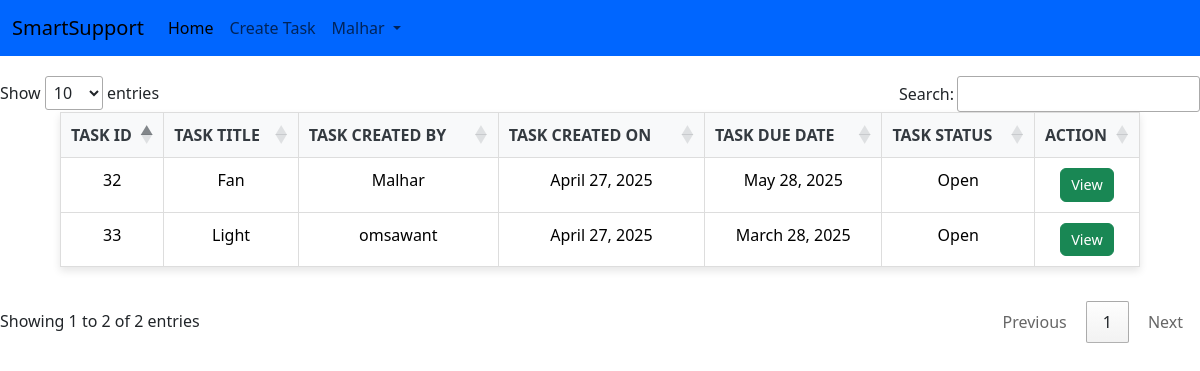
The app's page /base/ (signed in) with its own data.
### myapp/models.py (models this page shows)
class TaskDetail(models.Model):
    TASK_TITLE=models.CharField(max_length=100)
    TASK_CREATED=models.ForeignKey(User,related_name='CREATED_BY',on_delete=models.CASCADE,null=True)
    TASK_CLOSED=models.ForeignKey(User,related_name='CLOSED_BY',on_delete=models.CASCADE,null=True)
    TASK_CREATED_ON=models.DateField(auto_now_add=True,null=True)
    TASK_CLOSED_ON=models.DateField(null=True)
    TASK_DUE_DATE=models.DateField()
    TASK_DESCRIPTION=models.CharField(max_length=300)
    choice=[('Open','Open'),('Inprocess','Inprocess'),('Closed','Closed'),('Reopen','Reopen'),('Expired','Expired'),('Resolved','Resolved')]
    TASK_STATUS=models.CharField(max_length=100,choices=choice,default='Open')
    TASK_HOLDER=models.CharField(max_length=100,null=True)
    profile_image= models.ImageField(null=True,blank=True,upload_to="image/")

### myapp/views.py (the view)
# urls.py: path('', views.Basepage, name="login"),
def Basepage(request):
    if request.user.is_authenticated:
        Taskdatas=TaskDetail.objects.all()
        return render(request,'Base.html',{'Taskdatas':Taskdatas})
    else:
       messages.success(request,"You must have to login to see Task!")
       return redirect('login')

### myapp/TEMPLATES/Base.html (shortened to what this page needs)
<!doctype html>
<html lang="en">
<head>
  <link href="https://cdn.jsdelivr.net/npm/bootstrap@5.3.3/dist/css/bootstrap.min.css" rel="stylesheet"
>
</head>
<body>
  {% include 'Navbar.html'%}
  {% block content %}
  <table id="smart" class="table table-hover">
    <thead>
      <tr>
        <th scope="col">TASK ID</th>
        <th scope="col">TASK TITLE</th>
        <th scope="col">TASK CREATED BY</th>
        <th scope="col">TASK CREATED ON</th>
        <th scope="col">TASK DUE DATE</th>
        <th scope="col">TASK STATUS</th>
        <th scope="col">ACTION</th>
      </tr>
    </thead>
    <tbody>
      {% for taskdata in Taskdatas %}
      <tr>
        <td>{{taskdata.id}}</td>
        <td>{{taskdata.TASK_TITLE}}</td>
        <td>{{taskdata.TASK_CREATED}}</td>
        <td>{{taskdata.TASK_CREATED_ON}}</td>
        <td>{{taskdata.TASK_DUE_DATE}}</td>
        <td>{{taskdata.TASK_STATUS}}</td>
        <td><a href="{% url 'taskinfo' taskdata.id %}" class="btn btn-success">View</a></td>
      </tr>
      {% endfor %}
    </tbody>
  </table>
  {% endblock content %}
  <link rel="stylesheet" href="https://cdn.datatables.net/1.10.22/css/jquery.dataTables.min.css">
  <link rel="stylesheet" href="https://cdn.datatables.net/buttons/1.6.4/css/buttons.dataTables.min.css">
</body>
</html>

### myapp/TEMPLATES/Navbar.html (shortened to what this page needs)
<nav class="navbar navbar-expand-lg" style="background-color: #0066ff;">
    <div class="container-fluid">
      <a class="navbar-brand" href="#">SmartSupport</a>
      <div class="collapse navbar-collapse" id="navbarSupportedContent">
        <ul class="navbar-nav me-auto mb-2 mb-lg-0">
          <li class="nav-item">
            <a class="nav-link active" aria-current="page" href="{% url 'base' %}">Home</a>
          </li>
          {% if not request.user.is_authenticated %}
            <li class="nav-item">
              <a class="nav-link" href="{% url 'login' %}">Login</a>
            </li>
            <li class="nav-item">
              <a class="nav-link" href="{% url 'register' %}">Register</a>
            </li>
          {% else %}
            <li class="nav-item">
              <a class="nav-link" href="{% url 'taskdetails' %}">Create Task</a>
            </li>
            <li class="nav-item dropdown">
              <a class="nav-link dropdown-toggle" href="#" role="button" data-bs-toggle="dropdown" aria-expanded="false">
                {{ request.user.username|capfirst }}
              </a>
            </li>
          {% endif %}
        </ul>
      </div>
    </div>
  </nav>

### myapp/TEMPLATES/Base.html (style rules this page uses)
#smart { width: 90%; margin: 30px auto; border-collapse: collapse; text-align: center; font-size: 1rem; box-shadow: 0 4px 8px rgba(0, 0, 0, 0.1); }
#smart th { background-color: #f8f9fa; color: #343a40; padding: 10px; border: 1px solid #ddd; }
#smart td { padding: 10px; border: 1px solid #ddd; }
.btn-success { padding: 5px 10px; font-size: 0.9rem; }

### records on screen
TaskDetail: id "32", TASK_TITLE "Fan", TASK_CREATED "Malhar", TASK_CREATED_ON "April 27, 2025", TASK_DUE_DATE "May 28, 2025", TASK_STATUS "Open"
TaskDetail: id "33", TASK_TITLE "Light", TASK_CREATED "omsawant", TASK_CREATED_ON "April 27, 2025", TASK_DUE_DATE "March 28, 2025", TASK_STATUS "Open"

### other values on screen
{{ request.user.username|capfirst }} "Malhar"
